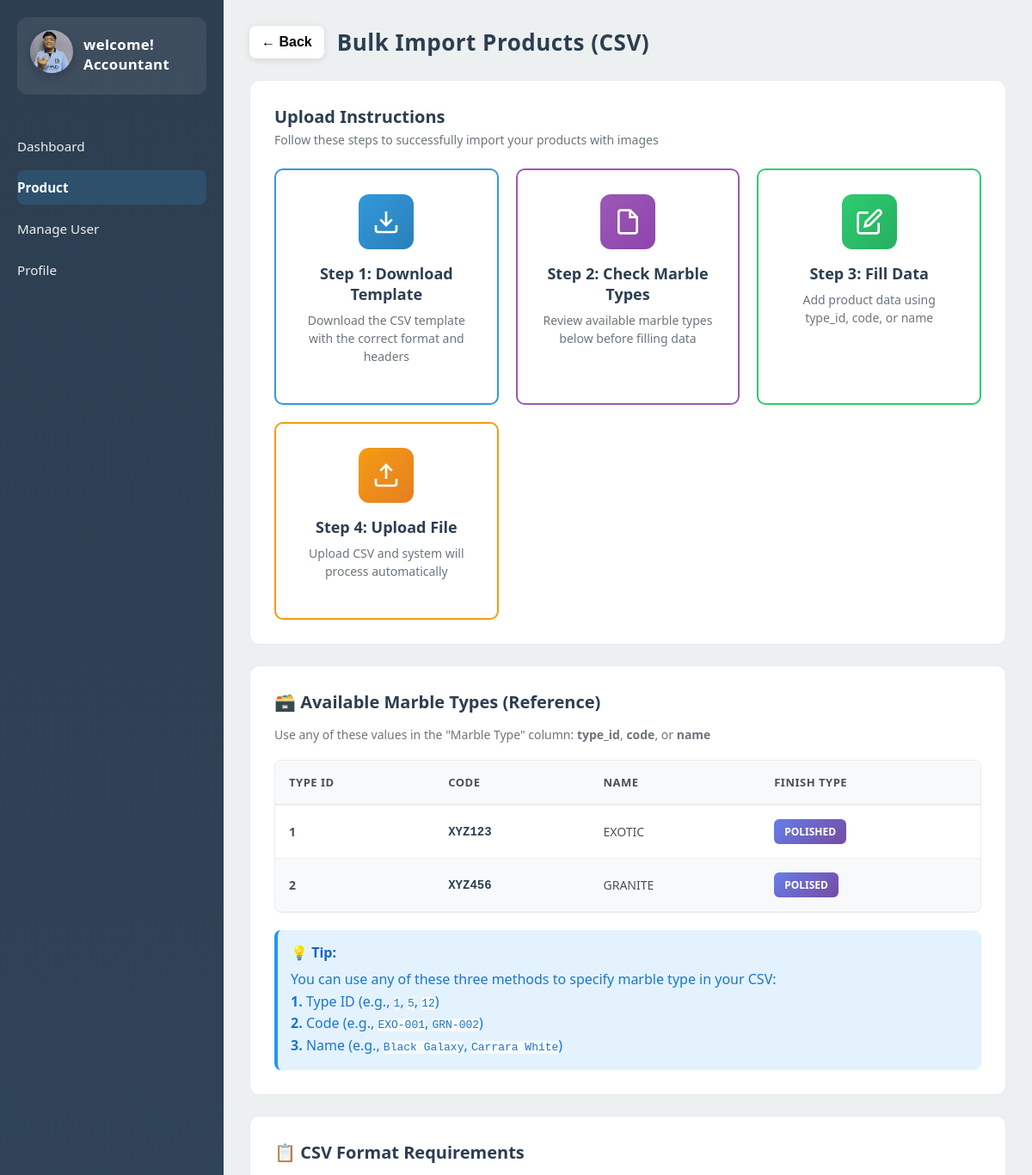
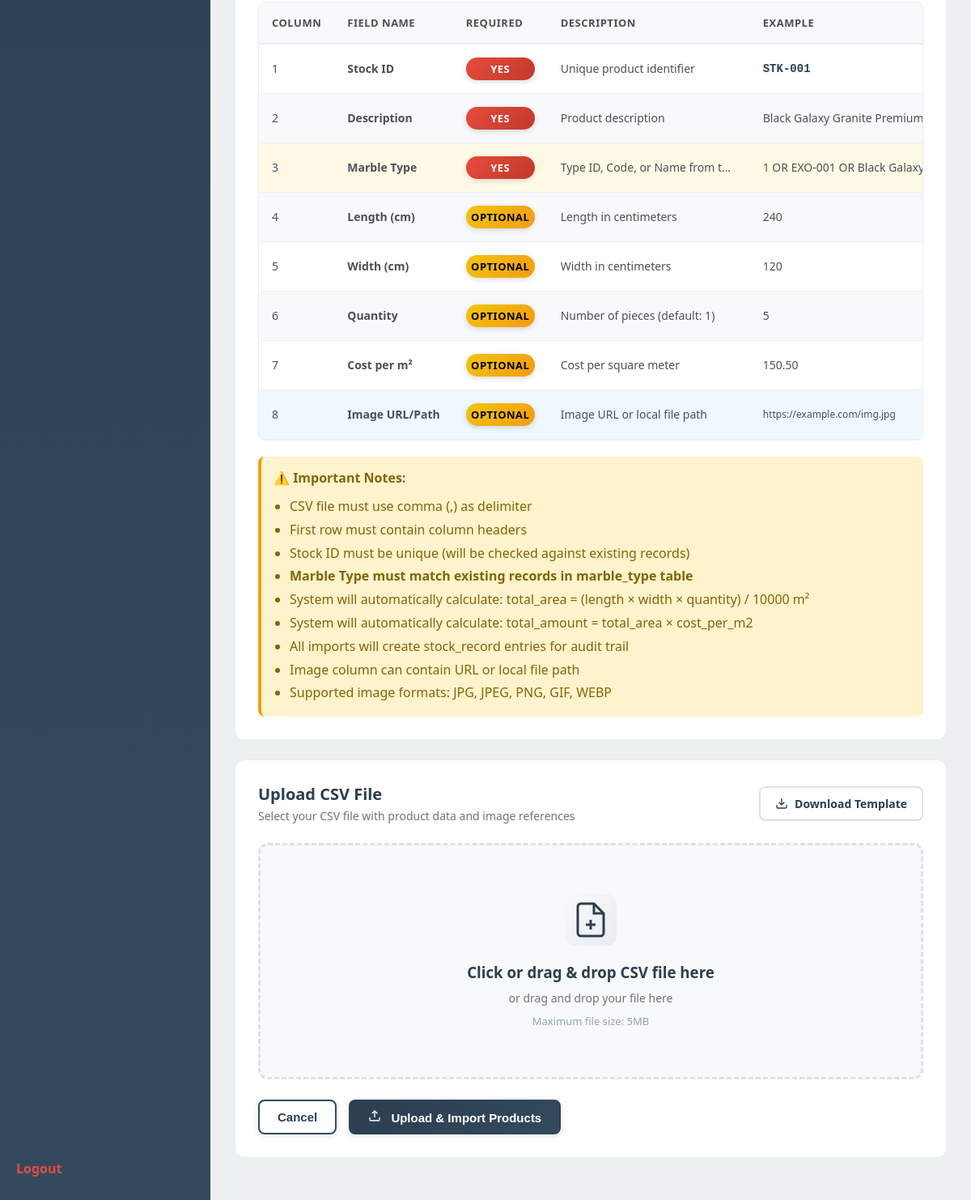
Page /accountant/product/upload-csv.php (signed in) on the committed database (2 pictures, top to bottom).
### tables this page shows
CREATE TABLE `marble_type` (
  `type_id` int(11) NOT NULL,
  `code` varchar(10) NOT NULL,
  `name` varchar(300) NOT NULL,
  `finish_type` varchar(300) NOT NULL
);

### accountant/product/upload-csv.php (the view, shortened to what this page needs)
<?php
  $link = "../../include/";
  include($link."container/head.php");
  include($link."container/nav.php");
  require($link . "php/config.php");
  $marble_types_query = "SELECT type_id, code, name, finish_type FROM marble_type ORDER BY name";
  $marble_types_result = $conn->query($marble_types_query);
  $marble_types = [];
  if ($marble_types_result) {
    while ($mt = $marble_types_result->fetch_assoc()) {
      $marble_types[] = $mt;
    }
  }
?>
<div class="main">
  <div class="header">
    <button class="back-icon" onclick="window.location.href='index.php'">
      ← Back
    </button>
    <h2 class="header-title">Bulk Import Products (CSV)</h2>
  </div>
  <div class="section-container">
    <div class="section-header-clean">
      <div>
        <h2 class="section-title-clean">Upload Instructions</h2>
        <p class="section-desc">Follow these steps to successfully import your products with images</p>
      </div>
    </div>
    <div style="display: grid; grid-template-columns: repeat(auto-fit, minmax(250px, 1fr)); gap: 20px; margin-top: 20px;">
      <div class="method-card" style="cursor: default; border-color: #3498db;">
        <div class="method-icon" style="background: linear-gradient(135deg, #3498db 0%, #2980b9 100%); color: #fff;">
          <svg width="32" height="32" viewBox="0 0 24 24" fill="none" stroke="currentColor" stroke-width="2">
            <path d="M21 15v4a2 2 0 0 1-2 2H5a2 2 0 0 1-2-2v-4"></path>
            <polyline points="7 10 12 15 17 10"></polyline>
            <line x1="12" y1="15" x2="12" y2="3"></line>
          </svg>
        </div>
        <h4>Step 1: Download Template</h4>
        <p>Download the CSV template with the correct format and headers</p>
      </div>
      <div class="method-card" style="cursor: default; border-color: #9b59b6;">
        <div class="method-icon" style="background: linear-gradient(135deg, #9b59b6 0%, #8e44ad 100%); color: #fff;">
          <svg width="32" height="32" viewBox="0 0 24 24" fill="none" stroke="currentColor" stroke-width="2">
            <path d="M14 2H6a2 2 0 0 0-2 2v16a2 2 0 0 0 2 2h12a2 2 0 0 0 2-2V8z"></path>
            <polyline points="14 2 14 8 20 8"></polyline>
          </svg>
        </div>
        <h4>Step 2: Check Marble Types</h4>
        <p>Review available marble types below before filling data</p>
      </div>
      <div class="method-card" style="cursor: default; border-color: #2ecc71;">
        <div class="method-icon" style="background: linear-gradient(135deg, #2ecc71 0%, #27ae60 100%); color: #fff;">
          <svg width="32" height="32" viewBox="0 0 24 24" fill="none" stroke="currentColor" stroke-width="2">
            <path d="M11 4H4a2 2 0 0 0-2 2v14a2 2 0 0 0 2 2h14a2 2 0 0 0 2-2v-7"></path>
            <path d="M18.5 2.5a2.121 2.121 0 0 1 3 3L12 15l-4 1 1-4 9.5-9.5z"></path>
          </svg>
        </div>
        <h4>Step 3: Fill Data</h4>
        <p>Add product data using type_id, code, or name</p>
      </div>
      <div class="method-card" style="cursor: default; border-color: #f39c12;">
        <div class="method-icon" style="background: linear-gradient(135deg, #f39c12 0%, #e67e22 100%); color: #fff;">
          <svg width="32" height="32" viewBox="0 0 24 24" fill="none" stroke="currentColor" stroke-width="2">
            <path d="M21 15v4a2 2 0 0 1-2 2H5a2 2 0 0 1-2-2v-4"></path>
            <polyline points="17 8 12 3 7 8"></polyline>
            <line x1="12" y1="3" x2="12" y2="15"></line>
          </svg>
        </div>
        <h4>Step 4: Upload File</h4>
        <p>Upload CSV and system will process automatically</p>
      </div>
    </div>
  </div>
  <div class="section-container">
    <h3 class="section-title-clean" style="margin-bottom: 15px;">🗃️ Available Marble Types (Reference)</h3>
    <p class="section-desc" style="margin-bottom: 20px;">Use any of these values in the "Marble Type" column: <strong>type_id</strong>, <strong>code</strong>, or <strong>name</strong></p>
    <div class="table-wrapper">
      <table class="data-table">
        <thead>
          <tr>
            <th>Type ID</th>
            <th>Code</th>
            <th>Name</th>
            <th>Finish Type</th>
          </tr>
        </thead>
        <tbody>
          <?php if (count($marble_types) > 0): ?>
            <?php foreach ($marble_types as $type): ?>
              <tr class="data-row">
                <td class="cell-number"><strong><?= htmlspecialchars($type['type_id']) ?></strong></td>
                <td class="cell-id"><?= htmlspecialchars($type['code']) ?></td>
                <td class="cell-text"><?= htmlspecialchars($type['name']) ?></td>
                <td><span class="badge-type"><?= htmlspecialchars($type['finish_type']) ?></span></td>
              </tr>
            <?php endforeach; ?>
          <?php endif; ?>
        </tbody>
      </table>
    </div>
    <div style="margin-top: 20px; padding: 15px; background: #e3f2fd; border-left: 4px solid #2196f3; border-radius: 8px;">
      <strong style="color: #1565c0;">💡 Tip:</strong>
      <p style="margin: 8px 0 0 0; color: #1976d2; line-height: 1.6;">
        You can use any of these three methods to specify marble type in your CSV:<br>
        <strong>1.</strong> Type ID (e.g., <code>1</code>, <code>5</code>, <code>12</code>)<br>
        <strong>2.</strong> Code (e.g., <code>EXO-001</code>, <code>GRN-002</code>)<br>
        <strong>3.</strong> Name (e.g., <code>Black Galaxy</code>, <code>Carrara White</code>)
      </p>
    </div>
  </div>
  <div class="section-container">
    <h3 class="section-title-clean" style="margin-bottom: 15px;">📋 CSV Format Requirements</h3>
    <div class="table-wrapper">
      <table class="data-table">
        <thead>
          <tr>
            <th>Column</th>
            <th>Field Name</th>
            <th>Required</th>
            <th>Description</th>
            <th>Example</th>
          </tr>
        </thead>
        <tbody>
          <tr class="data-row">
            <td class="cell-number">1</td>
            <td class="cell-text"><strong>Stock ID</strong></td>
            <td><span class="status status-red">Yes</span></td>
            <td class="cell-text">Unique product identifier</td>
            <td class="cell-id">STK-001</td>
          </tr>
          <tr class="data-row">
            <td class="cell-number">2</td>
            <td class="cell-text"><strong>Description</strong></td>
            <td><span class="status status-red">Yes</span></td>
            <td class="cell-text">Product description</td>
            <td class="cell-text">Black Galaxy Granite Premium</td>
          </tr>
          <tr class="data-row" style="background: #fff9e6;">
            <td class="cell-number">3</td>
            <td class="cell-text"><strong>Marble Type</strong></td>
            <td><span class="status status-red">Yes</span></td>
            <td class="cell-text">Type ID, Code, or Name from table above</td>
            <td class="cell-text">1 OR EXO-001 OR Black Galaxy</td>
          </tr>
          <tr class="data-row">
            <td class="cell-number">4</td>
            <td class="cell-text"><strong>Length (cm)</strong></td>
            <td><span class="status status-yellow">Optional</span></td>
            <td class="cell-text">Length in centimeters</td>
            <td class="cell-number">240</td>
          </tr>
          <tr class="data-row">
            <td class="cell-number">5</td>
            <td class="cell-text"><strong>Width (cm)</strong></td>
            <td><span class="status status-yellow">Optional</span></td>
            <td class="cell-text">Width in centimeters</td>
            <td class="cell-number">120</td>
          </tr>
          <tr class="data-row">
            <td class="cell-number">6</td>
            <td class="cell-text"><strong>Quantity</strong></td>
            <td><span class="status status-yellow">Optional</span></td>
            <td class="cell-text">Number of pieces (default: 1)</td>
            <td class="cell-number">5</td>
          </tr>
          <tr class="data-row">
            <td class="cell-number">7</td>
            <td class="cell-text"><strong>Cost per m²</strong></td>
            <td><span class="status status-yellow">Optional</span></td>
            <td class="cell-text">Cost per square meter</td>
            <td class="cell-number">150.50</td>
          </tr>
          <tr class="data-row" style="background: #f0f8ff;">
            <td class="cell-number">8</td>
            <td class="cell-text"><strong>Image URL/Path</strong></td>
            <td><span class="status status-yellow">Optional</span></td>
            <td class="cell-text">Image URL or local file path</td>
            <td class="cell-text" style="font-size: 12px;">https://example.com/img.jpg</td>
          </tr>
        </tbody>
      </table>
    </div>
    <div style="margin-top: 20px; padding: 15px; background: #fff3cd; border-left: 4px solid #f39c12; border-radius: 8px;">
      <strong style="color: #856404;">⚠️ Important Notes:</strong>
      <ul style="margin: 10px 0 0 20px; color: #856404; line-height: 1.8;">
        <li>CSV file must use comma (,) as delimiter</li>
        <li>First row must contain column headers</li>
        <li>Stock ID must be unique (will be checked against existing records)</li>
        <li><strong>Marble Type must match existing records in marble_type table</strong></li>
        <li>System will automatically calculate: total_area = (length × width × quantity) / 10000 m²</li>
        <li>System will automatically calculate: total_amount = total_area × cost_per_m2</li>
        <li>All imports will create stock_record entries for audit trail</li>
        <li>Image column can contain URL or local file path</li>
        <li>Supported image formats: JPG, JPEG, PNG, GIF, WEBP</li>
      </ul>
    </div>
  </div>
  <div class="section-container">
    <div class="section-header-clean">
      <div>
        <h2 class="section-title-clean">Upload CSV File</h2>
        <p class="section-desc">Select your CSV file with product data and image references</p>
      </div>
      <a href="csv-template.php" class="download-template">
        <svg width="16" height="16" viewBox="0 0 24 24" fill="none" stroke="currentColor" stroke-width="2">
          <path d="M21 15v4a2 2 0 0 1-2 2H5a2 2 0 0 1-2-2v-4"></path>
          <polyline points="7 10 12 15 17 10"></polyline>
          <line x1="12" y1="15" x2="12" y2="3"></line>
        </svg>
        Download Template
      </a>
    </div>
    <form method="POST" enctype="multipart/form-data" id="uploadForm">
      <div class="upload-area" id="uploadArea" tabindex="0" role="button" aria-label="Upload CSV area">
        <div class="upload-content" id="uploadContent">
          <div class="method-icon" style="background: linear-gradient(135deg, #f8f9fa 0%, #e9ecef 100%); margin: 0 auto 20px;">
            <svg width="48" height="48" viewBox="0 0 24 24" fill="none" stroke="currentColor" stroke-width="1.5">
              <path d="M14 2H6a2 2 0 0 0-2 2v16a2 2 0 0 0 2 2h12a2 2 0 0 0 2-2V8z"></path>
              <polyline points="14 2 14 8 20 8"></polyline>
              <line x1="12" y1="18" x2="12" y2="12"></line>
              <line x1="9" y1="15" x2="15" y2="15"></line>
            </svg>
          </div>
          <h3 style="margin: 0 0 10px 0; color: #2c3e50;">Click or drag & drop CSV file here</h3>
          <p style="margin: 0; color: #6c757d; font-size: 14px;">or drag and drop your file here</p>
          <p style="margin: 10px 0 0 0; color: #95a5a6; font-size: 13px;">Maximum file size: 5MB</p>
        </div>
      </div>
      <div style="display: flex; gap: 15px; margin-top: 25px;">
        <button type="button" class="btn btn-secondary" onclick="window.location.href='index.php'">
          Cancel
        </button>
        <button type="submit" class="btn btn-main" id="uploadBtn">
          <svg width="16" height="16" viewBox="0 0 24 24" fill="none" stroke="currentColor" stroke-width="2" style="margin-right: 8px;">
            <path d="M21 15v4a2 2 0 0 1-2 2H5a2 2 0 0 1-2-2v-4"></path>
            <polyline points="17 8 12 3 7 8"></polyline>
            <line x1="12" y1="3" x2="12" y2="15"></line>
          </svg>
          Upload & Import Products
        </button>
      </div>
    </form>
  </div>
</div>

### accountant/product/upload-csv.php (style rules this page uses)
.upload-area { border: 3px dashed #dee2e6; border-radius: 12px; padding: 60px 40px; text-align: center; background: #f8f9fa; transition: all 0.3s ease; cursor: pointer; position: relative; outline: none; }
code { background: #f8f9fa; }

### rows in the picture
marble_type: type_id "1", code "XYZ123", name "EXOTIC", finish_type "POLISHED"
marble_type: type_id "2", code "XYZ456", name "GRANITE", finish_type "POLISED"

### other values in the picture
$_SESSION['username'] "Accountant"
